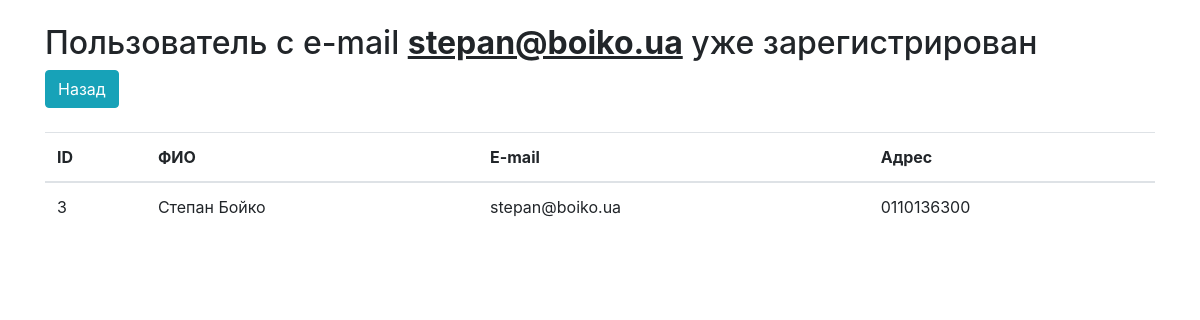
Page /view/usercard.php?email=stepan@boiko.ua on the committed database.
### tables this page shows
CREATE TABLE `reg_users` (
  `id` int(10) UNSIGNED NOT NULL,
  `name` varchar(100) NOT NULL,
  `email` varchar(100) NOT NULL,
  `territory` varchar(255) NOT NULL
);

### Database/QueryBuilder.php (called while the page is built, shortened)
<?php
class QueryBuilder
{
    public $pdo;
    function __construct()
    {
        try{
        $this->pdo = new PDO('mysql:host=localhost; dbname=artjoker; charset=utf8', 'root', 'root', array(
            PDO::ATTR_ERRMODE => TRUE
        ));
        } catch (PDOException $e) {
            die($e->getMessage());
        }
    }
    function getOneByEmail($table, $email)
    {
        $sql = "SELECT id, name, email, territory FROM $table WHERE email=:email";
        $statement = $this->pdo->prepare($sql);
        $statement->bindParam(":email", $email);
        $statement->execute();
        $result = $statement->fetch(PDO::FETCH_ASSOC);
        return $result;
    }
}

### view/usercard.php (the view, shortened to what this page needs)
<?php
require_once '../Database/QueryBuilder.php';
$db = new QueryBuilder();
$email = $_GET['email'];
$user = $db->getOneByEmail("reg_users", $email);
?>
<!doctype html>
<html lang="en">
<head>
    <link rel="stylesheet" href="../components/css/bootstrap/bootstrap.css">
</head>
<body>
<div class="container">
    <div class="row">
        <div class="col-md-12">
            <br><h2>Пользователь с e-mail <u><b><?php echo "$email"; ?></b></u> уже зарегистрирован</h2>
            <a href="/registration" class="btn btn-info">Назад</a><br><br>
            <table class="table">
                <thead>
                <tr>
                    <th>ID</th>
                    <th>ФИО</th>
                    <th>E-mail</th>
                    <th>Адрес</th>
                </tr>
                </thead>
                <tbody>
                    <tr>
                        <td><?= $user['id']; ?></td>
                        <td><?= $user['name']; ?></td>
                        <td><?= $user['email']; ?></td>
                        <td><?= $user['territory']; ?></td>
                    </tr>
                </tbody>
            </table>
        </div>
    </div>
</div>
</body>
</html>

### rows in the picture
reg_users: id "3", name "Степан Бойко", email "stepan@boiko.ua", territory "0110136300"

### other values in the picture
$email "stepan@boiko.ua"
